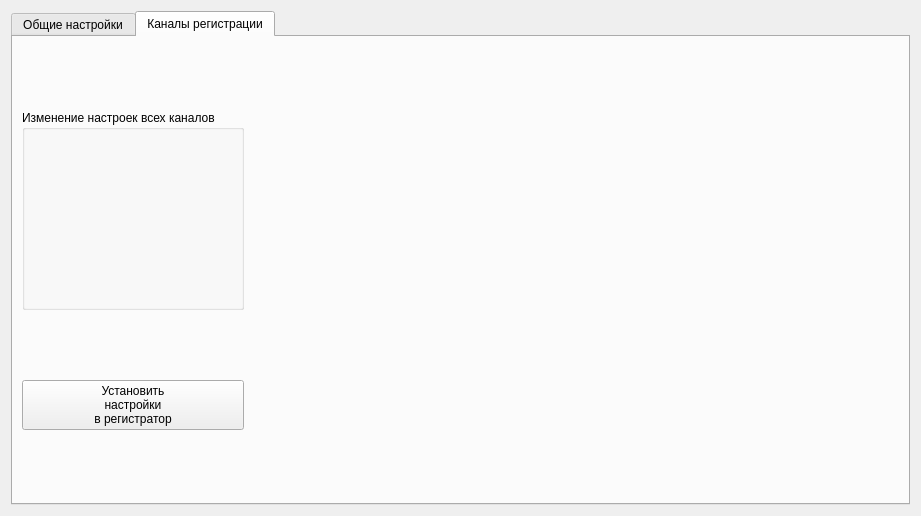
<?xml version="1.0" encoding="UTF-8"?>
<ui version="4.0">
 <class>SettingsForm</class>
 <widget class="QWidget" name="SettingsForm">
  <property name="windowModality">
   <enum>Qt::ApplicationModal</enum>
  </property>
  <property name="geometry">
   <rect>
    <x>0</x>
    <y>0</y>
    <width>921</width>
    <height>516</height>
   </rect>
  </property>
  <property name="windowTitle">
   <string>Панель настроек</string>
  </property>
  <layout class="QVBoxLayout" name="verticalLayout">
   <item>
    <widget class="QTabWidget" name="tabWidget">
     <property name="currentIndex">
      <number>1</number>
     </property>
     <widget class="QWidget" name="tab_common">
      <attribute name="title">
       <string>Общие настройки</string>
      </attribute>
     </widget>
     <widget class="QWidget" name="tab_channels">
      <attribute name="title">
       <string>Каналы регистрации</string>
      </attribute>
      <layout class="QHBoxLayout" name="horizontalLayout">
       <item>
        <layout class="QGridLayout" name="gridLayout_Channels">
         <property name="sizeConstraint">
          <enum>QLayout::SetDefaultConstraint</enum>
         </property>
        </layout>
       </item>
       <item>
        <layout class="QVBoxLayout" name="verticalLayout_common">
         <item>
          <spacer name="verticalSpacer_2">
           <property name="orientation">
            <enum>Qt::Vertical</enum>
           </property>
           <property name="sizeHint" stdset="0">
            <size>
             <width>20</width>
             <height>40</height>
            </size>
           </property>
          </spacer>
         </item>
         <item>
          <widget class="QGroupBox" name="groupBox">
           <property name="minimumSize">
            <size>
             <width>0</width>
             <height>200</height>
            </size>
           </property>
           <property name="title">
            <string>Изменение настроек всех каналов</string>
           </property>
           <layout class="QVBoxLayout" name="verticalLayout_2"/>
          </widget>
         </item>
         <item>
          <spacer name="verticalSpacer">
           <property name="orientation">
            <enum>Qt::Vertical</enum>
           </property>
           <property name="sizeHint" stdset="0">
            <size>
             <width>20</width>
             <height>40</height>
            </size>
           </property>
          </spacer>
         </item>
         <item>
          <widget class="QPushButton" name="btn_setAll">
           <property name="sizePolicy">
            <sizepolicy hsizetype="Minimum" vsizetype="Fixed">
             <horstretch>0</horstretch>
             <verstretch>0</verstretch>
            </sizepolicy>
           </property>
           <property name="text">
            <string>Установить
настройки
в регистратор</string>
           </property>
          </widget>
         </item>
         <item>
          <spacer name="verticalSpacer_3">
           <property name="orientation">
            <enum>Qt::Vertical</enum>
           </property>
           <property name="sizeHint" stdset="0">
            <size>
             <width>20</width>
             <height>40</height>
            </size>
           </property>
          </spacer>
         </item>
        </layout>
       </item>
       <item>
        <spacer name="horizontalSpacer">
         <property name="orientation">
          <enum>Qt::Horizontal</enum>
         </property>
         <property name="sizeHint" stdset="0">
          <size>
           <width>40</width>
           <height>20</height>
          </size>
         </property>
        </spacer>
       </item>
      </layout>
     </widget>
    </widget>
   </item>
  </layout>
 </widget>
 <resources/>
 <connections/>
</ui>
